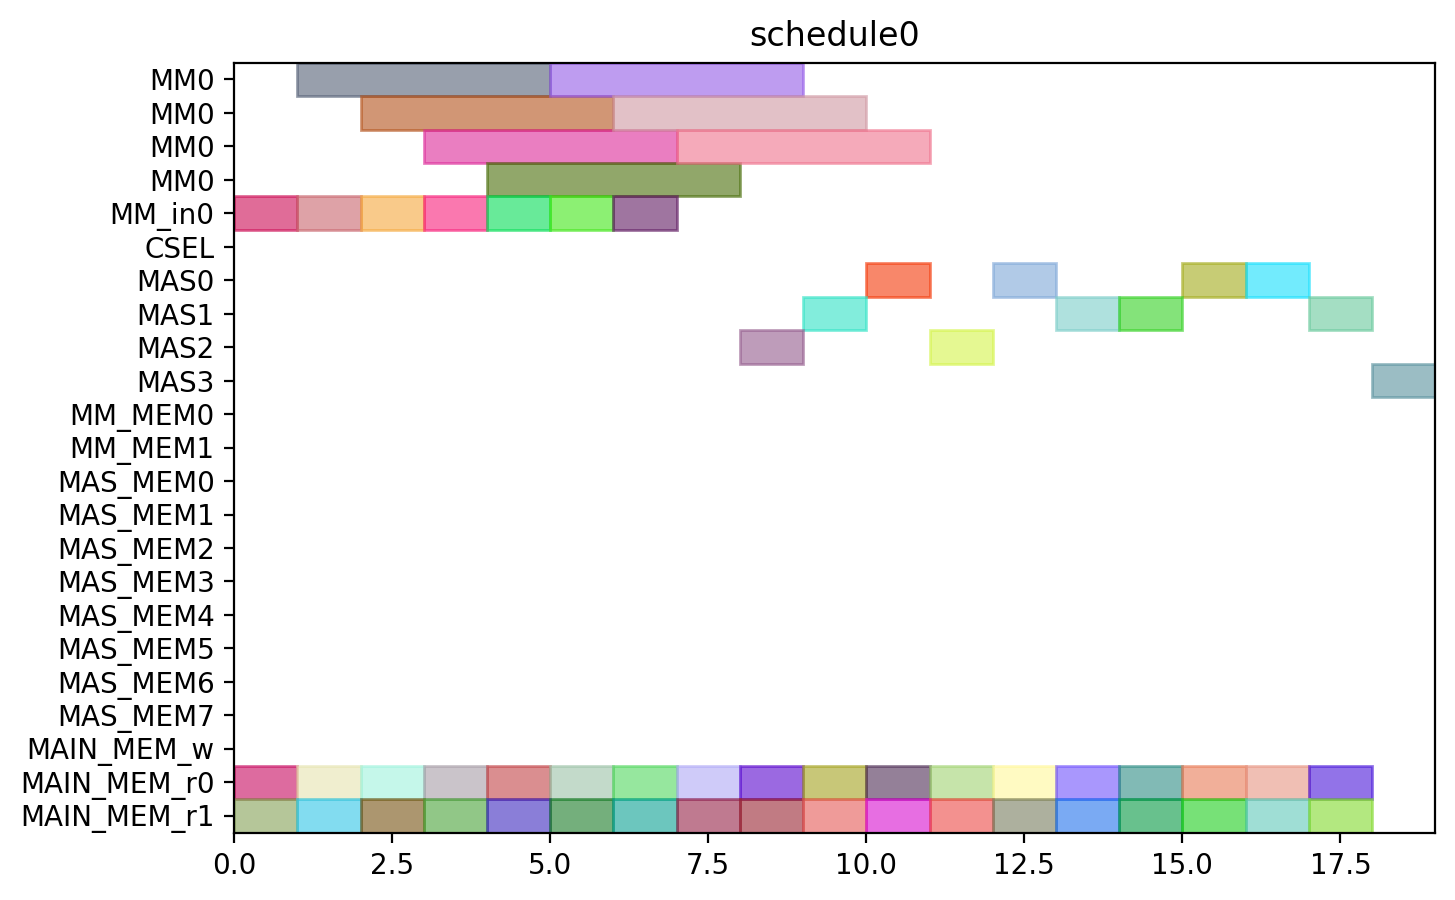

This figure's Python source:
from pyschedule import Scenario, solvers, plotters, alt


def solve():
	horizon = 120
	S = Scenario("schedule0", horizon=horizon)

	# resource
	MM = S.Resources('MM', num=1, size=4)
	MM_in = S.Resources('MM_in', num=1)
	CSEL = S.Resource('CSEL')
	MAS = S.Resources('MAS', num=4, size=1, periods=range(1, horizon))
	MM_MEM = S.Resources('MM_MEM', num=2)
	MAS_MEM = S.Resources('MAS_MEM', num=8)
	MAIN_MEM_w = S.Resource('MAIN_MEM_w', size=1)
	MAIN_MEM_r = S.Resources('MAIN_MEM_r', num=2)

	# result of previous scheduling

	# new tasks
	t0_t0 = S.Task('t0_t0', length=1, delay_cost=1)
	t0_t0 += alt(MAS)
	t0_t0_mem0 = S.Task('t0_t0_mem0', length=1, delay_cost=1)
	t0_t0_mem0 += MAIN_MEM_r[0]
	S += t0_t0_mem0 <= t0_t0

	t0_t0_mem1 = S.Task('t0_t0_mem1', length=1, delay_cost=1)
	t0_t0_mem1 += MAIN_MEM_r[1]
	S += t0_t0_mem1 <= t0_t0

	t0_t1 = S.Task('t0_t1', length=1, delay_cost=1)
	t0_t1 += alt(MAS)
	t0_t1_mem0 = S.Task('t0_t1_mem0', length=1, delay_cost=1)
	t0_t1_mem0 += MAIN_MEM_r[0]
	S += t0_t1_mem0 <= t0_t1

	t0_t1_mem1 = S.Task('t0_t1_mem1', length=1, delay_cost=1)
	t0_t1_mem1 += MAIN_MEM_r[1]
	S += t0_t1_mem1 <= t0_t1

	t0_t3 = S.Task('t0_t3', length=4, delay_cost=1)
	t0_t3 += alt(MM)
	t0_t3_in = S.Task('t0_t3_in', length=1, delay_cost=1)
	t0_t3_in += alt(MM_in)
	S += t0_t3_in*MM_in[0]<=t0_t3*MM[0]
	t0_t3_mem0 = S.Task('t0_t3_mem0', length=1, delay_cost=1)
	t0_t3_mem0 += MAIN_MEM_r[0]
	S += t0_t3_mem0 <= t0_t3

	t0_t3_mem1 = S.Task('t0_t3_mem1', length=1, delay_cost=1)
	t0_t3_mem1 += MAIN_MEM_r[1]
	S += t0_t3_mem1 <= t0_t3

	t1_t0 = S.Task('t1_t0', length=1, delay_cost=1)
	t1_t0 += alt(MAS)
	t1_t0_mem0 = S.Task('t1_t0_mem0', length=1, delay_cost=1)
	t1_t0_mem0 += MAIN_MEM_r[0]
	S += t1_t0_mem0 <= t1_t0

	t1_t0_mem1 = S.Task('t1_t0_mem1', length=1, delay_cost=1)
	t1_t0_mem1 += MAIN_MEM_r[1]
	S += t1_t0_mem1 <= t1_t0

	t1_t1 = S.Task('t1_t1', length=1, delay_cost=1)
	t1_t1 += alt(MAS)
	t1_t1_mem0 = S.Task('t1_t1_mem0', length=1, delay_cost=1)
	t1_t1_mem0 += MAIN_MEM_r[0]
	S += t1_t1_mem0 <= t1_t1

	t1_t1_mem1 = S.Task('t1_t1_mem1', length=1, delay_cost=1)
	t1_t1_mem1 += MAIN_MEM_r[1]
	S += t1_t1_mem1 <= t1_t1

	t1_t3 = S.Task('t1_t3', length=4, delay_cost=1)
	t1_t3 += alt(MM)
	t1_t3_in = S.Task('t1_t3_in', length=1, delay_cost=1)
	t1_t3_in += alt(MM_in)
	S += t1_t3_in*MM_in[0]<=t1_t3*MM[0]
	t1_t3_mem0 = S.Task('t1_t3_mem0', length=1, delay_cost=1)
	t1_t3_mem0 += MAIN_MEM_r[0]
	S += t1_t3_mem0 <= t1_t3

	t1_t3_mem1 = S.Task('t1_t3_mem1', length=1, delay_cost=1)
	t1_t3_mem1 += MAIN_MEM_r[1]
	S += t1_t3_mem1 <= t1_t3

	t2_t2 = S.Task('t2_t2', length=1, delay_cost=1)
	t2_t2 += alt(MAS)
	t2_t2_mem0 = S.Task('t2_t2_mem0', length=1, delay_cost=1)
	t2_t2_mem0 += MAIN_MEM_r[0]
	S += t2_t2_mem0 <= t2_t2

	t2_t2_mem1 = S.Task('t2_t2_mem1', length=1, delay_cost=1)
	t2_t2_mem1 += MAIN_MEM_r[1]
	S += t2_t2_mem1 <= t2_t2

	t5_t0 = S.Task('t5_t0', length=4, delay_cost=1)
	t5_t0 += alt(MM)
	t5_t0_in = S.Task('t5_t0_in', length=1, delay_cost=1)
	t5_t0_in += alt(MM_in)
	S += t5_t0_in*MM_in[0]<=t5_t0*MM[0]
	t5_t0_mem0 = S.Task('t5_t0_mem0', length=1, delay_cost=1)
	t5_t0_mem0 += MAIN_MEM_r[0]
	S += t5_t0_mem0 <= t5_t0

	t5_t0_mem1 = S.Task('t5_t0_mem1', length=1, delay_cost=1)
	t5_t0_mem1 += MAIN_MEM_r[1]
	S += t5_t0_mem1 <= t5_t0

	t5_t1 = S.Task('t5_t1', length=4, delay_cost=1)
	t5_t1 += alt(MM)
	t5_t1_in = S.Task('t5_t1_in', length=1, delay_cost=1)
	t5_t1_in += alt(MM_in)
	S += t5_t1_in*MM_in[0]<=t5_t1*MM[0]
	t5_t1_mem0 = S.Task('t5_t1_mem0', length=1, delay_cost=1)
	t5_t1_mem0 += MAIN_MEM_r[0]
	S += t5_t1_mem0 <= t5_t1

	t5_t1_mem1 = S.Task('t5_t1_mem1', length=1, delay_cost=1)
	t5_t1_mem1 += MAIN_MEM_r[1]
	S += t5_t1_mem1 <= t5_t1

	t5_t2 = S.Task('t5_t2', length=1, delay_cost=1)
	t5_t2 += alt(MAS)
	t5_t2_mem0 = S.Task('t5_t2_mem0', length=1, delay_cost=1)
	t5_t2_mem0 += MAIN_MEM_r[0]
	S += t5_t2_mem0 <= t5_t2

	t5_t2_mem1 = S.Task('t5_t2_mem1', length=1, delay_cost=1)
	t5_t2_mem1 += MAIN_MEM_r[1]
	S += t5_t2_mem1 <= t5_t2

	t5_t3 = S.Task('t5_t3', length=1, delay_cost=1)
	t5_t3 += alt(MAS)
	t5_t3_mem0 = S.Task('t5_t3_mem0', length=1, delay_cost=1)
	t5_t3_mem0 += MAIN_MEM_r[0]
	S += t5_t3_mem0 <= t5_t3

	t5_t3_mem1 = S.Task('t5_t3_mem1', length=1, delay_cost=1)
	t5_t3_mem1 += MAIN_MEM_r[1]
	S += t5_t3_mem1 <= t5_t3

	t7_t0 = S.Task('t7_t0', length=1, delay_cost=1)
	t7_t0 += alt(MAS)
	t7_t0_mem0 = S.Task('t7_t0_mem0', length=1, delay_cost=1)
	t7_t0_mem0 += MAIN_MEM_r[0]
	S += t7_t0_mem0 <= t7_t0

	t7_t0_mem1 = S.Task('t7_t0_mem1', length=1, delay_cost=1)
	t7_t0_mem1 += MAIN_MEM_r[1]
	S += t7_t0_mem1 <= t7_t0

	t7_t1 = S.Task('t7_t1', length=1, delay_cost=1)
	t7_t1 += alt(MAS)
	t7_t1_mem0 = S.Task('t7_t1_mem0', length=1, delay_cost=1)
	t7_t1_mem0 += MAIN_MEM_r[0]
	S += t7_t1_mem0 <= t7_t1

	t7_t1_mem1 = S.Task('t7_t1_mem1', length=1, delay_cost=1)
	t7_t1_mem1 += MAIN_MEM_r[1]
	S += t7_t1_mem1 <= t7_t1

	t7_t3 = S.Task('t7_t3', length=4, delay_cost=1)
	t7_t3 += alt(MM)
	t7_t3_in = S.Task('t7_t3_in', length=1, delay_cost=1)
	t7_t3_in += alt(MM_in)
	S += t7_t3_in*MM_in[0]<=t7_t3*MM[0]
	t7_t3_mem0 = S.Task('t7_t3_mem0', length=1, delay_cost=1)
	t7_t3_mem0 += MAIN_MEM_r[0]
	S += t7_t3_mem0 <= t7_t3

	t7_t3_mem1 = S.Task('t7_t3_mem1', length=1, delay_cost=1)
	t7_t3_mem1 += MAIN_MEM_r[1]
	S += t7_t3_mem1 <= t7_t3

	t10_t0 = S.Task('t10_t0', length=4, delay_cost=1)
	t10_t0 += alt(MM)
	t10_t0_in = S.Task('t10_t0_in', length=1, delay_cost=1)
	t10_t0_in += alt(MM_in)
	S += t10_t0_in*MM_in[0]<=t10_t0*MM[0]
	t10_t0_mem0 = S.Task('t10_t0_mem0', length=1, delay_cost=1)
	t10_t0_mem0 += MAIN_MEM_r[0]
	S += t10_t0_mem0 <= t10_t0

	t10_t0_mem1 = S.Task('t10_t0_mem1', length=1, delay_cost=1)
	t10_t0_mem1 += MAIN_MEM_r[1]
	S += t10_t0_mem1 <= t10_t0

	t10_t1 = S.Task('t10_t1', length=4, delay_cost=1)
	t10_t1 += alt(MM)
	t10_t1_in = S.Task('t10_t1_in', length=1, delay_cost=1)
	t10_t1_in += alt(MM_in)
	S += t10_t1_in*MM_in[0]<=t10_t1*MM[0]
	t10_t1_mem0 = S.Task('t10_t1_mem0', length=1, delay_cost=1)
	t10_t1_mem0 += MAIN_MEM_r[0]
	S += t10_t1_mem0 <= t10_t1

	t10_t1_mem1 = S.Task('t10_t1_mem1', length=1, delay_cost=1)
	t10_t1_mem1 += MAIN_MEM_r[1]
	S += t10_t1_mem1 <= t10_t1

	t10_t2 = S.Task('t10_t2', length=1, delay_cost=1)
	t10_t2 += alt(MAS)
	t10_t2_mem0 = S.Task('t10_t2_mem0', length=1, delay_cost=1)
	t10_t2_mem0 += MAIN_MEM_r[0]
	S += t10_t2_mem0 <= t10_t2

	t10_t2_mem1 = S.Task('t10_t2_mem1', length=1, delay_cost=1)
	t10_t2_mem1 += MAIN_MEM_r[1]
	S += t10_t2_mem1 <= t10_t2

	t10_t3 = S.Task('t10_t3', length=1, delay_cost=1)
	t10_t3 += alt(MAS)
	t10_t3_mem0 = S.Task('t10_t3_mem0', length=1, delay_cost=1)
	t10_t3_mem0 += MAIN_MEM_r[0]
	S += t10_t3_mem0 <= t10_t3

	t10_t3_mem1 = S.Task('t10_t3_mem1', length=1, delay_cost=1)
	t10_t3_mem1 += MAIN_MEM_r[1]
	S += t10_t3_mem1 <= t10_t3

	solvers.mip.solve(S,msg=1,kind='CPLEX',ratio_gap=1.01)

	solution = [['hoge']*len(S.solution()[1]) for i in range(len(S.solution()))]
	for i in range(len(S.solution())):
		for j in range(len(S.solution()[i])):
			solution[i][j]=str(S.solution()[i][j])
	print(solution)

	cycles = int(solution[-1][3])

	pic_file_name = "/home/mfukuda/ABE/multiRAM_multiMAS_16mux/scheduling_result/stage4MM1_stage1MAS4/EP2_DBL_w_EVAL/schedule0.png"
	if(S.solution() != []):
		plotters.matplotlib.plot(S,img_filename=pic_file_name, show_task_labels=False, fig_size=(cycles*0.25+3, 5))

	return solution
